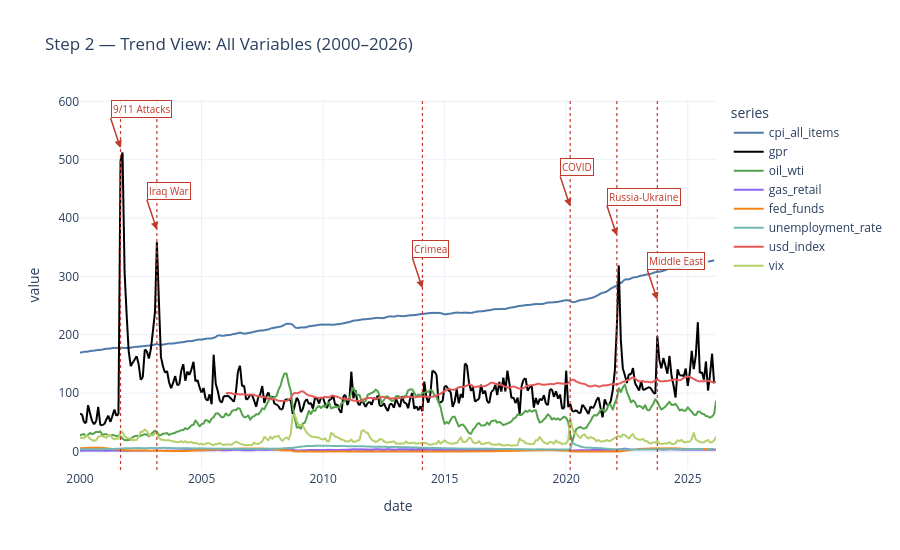

Write notebook code for a chart like this one.
### Code cell
# Add event annotations to the trend chart
event_annotations = [
    {'date': '2001-09-01', 'label': '9/11 Attacks',          'y': 520},
    {'date': '2003-03-01', 'label': 'Iraq War',               'y': 380},
    {'date': '2014-02-01', 'label': 'Crimea',                 'y': 280},
    {'date': '2020-03-01', 'label': 'COVID',                  'y': 420},
    {'date': '2022-02-01', 'label': 'Russia-Ukraine',         'y': 370},
    {'date': '2023-10-01', 'label': 'Middle East',            'y': 260},
]

for ev in event_annotations:
    ev_date = pd.to_datetime(ev['date'])

    # vertical dotted line
    fig.add_shape(
        type='line',
        x0=ev_date, x1=ev_date,
        y0=0, y1=1,
        yref='paper',
        line=dict(color='#C0392B', width=1.2, dash='dot')
    )

    # event name label
    fig.add_annotation(
        x=ev_date,
        y=ev['y'],
        text=ev['label'],
        showarrow=True,
        arrowhead=2,
        arrowsize=1,
        arrowwidth=1.5,
        arrowcolor='#C0392B',
        font=dict(size=10, color='#C0392B'),
        bgcolor='rgba(255,255,255,0.85)',
        bordercolor='#C0392B',
        borderwidth=1,
        xanchor='left',
        yanchor='bottom'
    )

fig.update_layout(template='plotly_white', height=550)
fig.show()

### Figure 1 — Plotly figure (JSON) as saved in the notebook; plotly's stock layout.template omitted (floating-point values rounded to 4 significant figures; data arrays with more than 128 entries replaced by an {"elided": "..."} marker saying what was removed)
{"data": [{"hovertemplate": "series=cpi_all_items<br>date=%{x}<br>value=%{y}<extra></extra>", "legendgroup": "cpi_all_items", "line": {"color": "#4C78A8", "dash": "solid"}, "marker": {"symbol": "circle"}, "mode": "lines", "name": "cpi_all_items", "showlegend": true, "type": "scattergl", "x": {"elided": "315 str values"}, "xaxis": "x", "y": {"elided": "315 float values"}, "yaxis": "y"}, {"hovertemplate": "series=gpr<br>date=%{x}<br>value=%{y}<extra></extra>", "legendgroup": "gpr", "line": {"color": "#000000", "dash": "solid"}, "marker": {"symbol": "circle"}, "mode": "lines", "name": "gpr", "showlegend": true, "type": "scattergl", "x": {"elided": "315 str values"}, "xaxis": "x", "y": {"elided": "315 float values"}, "yaxis": "y"}, {"hovertemplate": "series=oil_wti<br>date=%{x}<br>value=%{y}<extra></extra>", "legendgroup": "oil_wti", "line": {"color": "#54A24B", "dash": "solid"}, "marker": {"symbol": "circle"}, "mode": "lines", "name": "oil_wti", "showlegend": true, "type": "scattergl", "x": {"elided": "315 str values"}, "xaxis": "x", "y": {"elided": "315 float values"}, "yaxis": "y"}, {"hovertemplate": "series=gas_retail<br>date=%{x}<br>value=%{y}<extra></extra>", "legendgroup": "gas_retail", "line": {"color": "#8F63F4", "dash": "solid"}, "marker": {"symbol": "circle"}, "mode": "lines", "name": "gas_retail", "showlegend": true, "type": "scattergl", "x": {"elided": "315 str values"}, "xaxis": "x", "y": {"elided": "315 float values"}, "yaxis": "y"}, {"hovertemplate": "series=fed_funds<br>date=%{x}<br>value=%{y}<extra></extra>", "legendgroup": "fed_funds", "line": {"color": "#F58518", "dash": "solid"}, "marker": {"symbol": "circle"}, "mode": "lines", "name": "fed_funds", "showlegend": true, "type": "scattergl", "x": {"elided": "315 str values"}, "xaxis": "x", "y": {"elided": "315 float values"}, "yaxis": "y"}, {"hovertemplate": "series=unemployment_rate<br>date=%{x}<br>value=%{y}<extra></extra>", "legendgroup": "unemployment_rate", "line": {"color": "#72B7B2", "dash": "solid"}, "marker": {"symbol": "circle"}, "mode": "lines", "name": "unemployment_rate", "showlegend": true, "type": "scattergl", "x": {"elided": "315 str values"}, "xaxis": "x", "y": {"elided": "315 float values"}, "yaxis": "y"}, {"hovertemplate": "series=usd_index<br>date=%{x}<br>value=%{y}<extra></extra>", "legendgroup": "usd_index", "line": {"color": "#E45756", "dash": "solid"}, "marker": {"symbol": "circle"}, "mode": "lines", "name": "usd_index", "showlegend": true, "type": "scattergl", "x": {"elided": "315 str values"}, "xaxis": "x", "y": {"elided": "315 float values"}, "yaxis": "y"}, {"hovertemplate": "series=vix<br>date=%{x}<br>value=%{y}<extra></extra>", "legendgroup": "vix", "line": {"color": "#B5CF6B", "dash": "solid"}, "marker": {"symbol": "circle"}, "mode": "lines", "name": "vix", "showlegend": true, "type": "scattergl", "x": {"elided": "315 str values"}, "xaxis": "x", "y": {"elided": "315 float values"}, "yaxis": "y"}], "layout": {"annotations": [{"arrowcolor": "#C0392B", "arrowhead": 2, "arrowsize": 1, "arrowwidth": 1.5, "bgcolor": "rgba(255,255,255,0.85)", "bordercolor": "#C0392B", "borderwidth": 1, "font": {"color": "#C0392B", "size": 10}, "showarrow": true, "text": "9/11 Attacks", "x": "2001-09-01T00:00:00", "xanchor": "left", "y": 520, "yanchor": "bottom"}, {"arrowcolor": "#C0392B", "arrowhead": 2, "arrowsize": 1, "arrowwidth": 1.5, "bgcolor": "rgba(255,255,255,0.85)", "bordercolor": "#C0392B", "borderwidth": 1, "font": {"color": "#C0392B", "size": 10}, "showarrow": true, "text": "Iraq War", "x": "2003-03-01T00:00:00", "xanchor": "left", "y": 380, "yanchor": "bottom"}, {"arrowcolor": "#C0392B", "arrowhead": 2, "arrowsize": 1, "arrowwidth": 1.5, "bgcolor": "rgba(255,255,255,0.85)", "bordercolor": "#C0392B", "borderwidth": 1, "font": {"color": "#C0392B", "size": 10}, "showarrow": true, "text": "Crimea", "x": "2014-02-01T00:00:00", "xanchor": "left", "y": 280, "yanchor": "bottom"}, {"arrowcolor": "#C0392B", "arrowhead": 2, "arrowsize": 1, "arrowwidth": 1.5, "bgcolor": "rgba(255,255,255,0.85)", "bordercolor": "#C0392B", "borderwidth": 1, "font": {"color": "#C0392B", "size": 10}, "showarrow": true, "text": "COVID", "x": "2020-03-01T00:00:00", "xanchor": "left", "y": 420, "yanchor": "bottom"}, {"arrowcolor": "#C0392B", "arrowhead": 2, "arrowsize": 1, "arrowwidth": 1.5, "bgcolor": "rgba(255,255,255,0.85)", "bordercolor": "#C0392B", "borderwidth": 1, "font": {"color": "#C0392B", "size": 10}, "showarrow": true, "text": "Russia-Ukraine", "x": "2022-02-01T00:00:00", "xanchor": "left", "y": 370, "yanchor": "bottom"}, {"arrowcolor": "#C0392B", "arrowhead": 2, "arrowsize": 1, "arrowwidth": 1.5, "bgcolor": "rgba(255,255,255,0.85)", "bordercolor": "#C0392B", "borderwidth": 1, "font": {"color": "#C0392B", "size": 10}, "showarrow": true, "text": "Middle East", "x": "2023-10-01T00:00:00", "xanchor": "left", "y": 260, "yanchor": "bottom"}], "height": 550, "legend": {"title": {"text": "series"}, "tracegroupgap": 0}, "shapes": [{"line": {"color": "#C0392B", "dash": "dot", "width": 1.2}, "type": "line", "x0": "2001-09-01T00:00:00", "x1": "2001-09-01T00:00:00", "y0": 0, "y1": 1, "yref": "paper"}, {"line": {"color": "#C0392B", "dash": "dot", "width": 1.2}, "type": "line", "x0": "2003-03-01T00:00:00", "x1": "2003-03-01T00:00:00", "y0": 0, "y1": 1, "yref": "paper"}, {"line": {"color": "#C0392B", "dash": "dot", "width": 1.2}, "type": "line", "x0": "2014-02-01T00:00:00", "x1": "2014-02-01T00:00:00", "y0": 0, "y1": 1, "yref": "paper"}, {"line": {"color": "#C0392B", "dash": "dot", "width": 1.2}, "type": "line", "x0": "2020-03-01T00:00:00", "x1": "2020-03-01T00:00:00", "y0": 0, "y1": 1, "yref": "paper"}, {"line": {"color": "#C0392B", "dash": "dot", "width": 1.2}, "type": "line", "x0": "2022-02-01T00:00:00", "x1": "2022-02-01T00:00:00", "y0": 0, "y1": 1, "yref": "paper"}, {"line": {"color": "#C0392B", "dash": "dot", "width": 1.2}, "type": "line", "x0": "2023-10-01T00:00:00", "x1": "2023-10-01T00:00:00", "y0": 0, "y1": 1, "yref": "paper"}], "title": {"text": "Step 2 — Trend View: All Variables (2000–2026)"}, "xaxis": {"anchor": "y", "domain": [0, 1], "title": {"text": "date"}}, "yaxis": {"anchor": "x", "domain": [0, 1], "title": {"text": "value"}}}}
